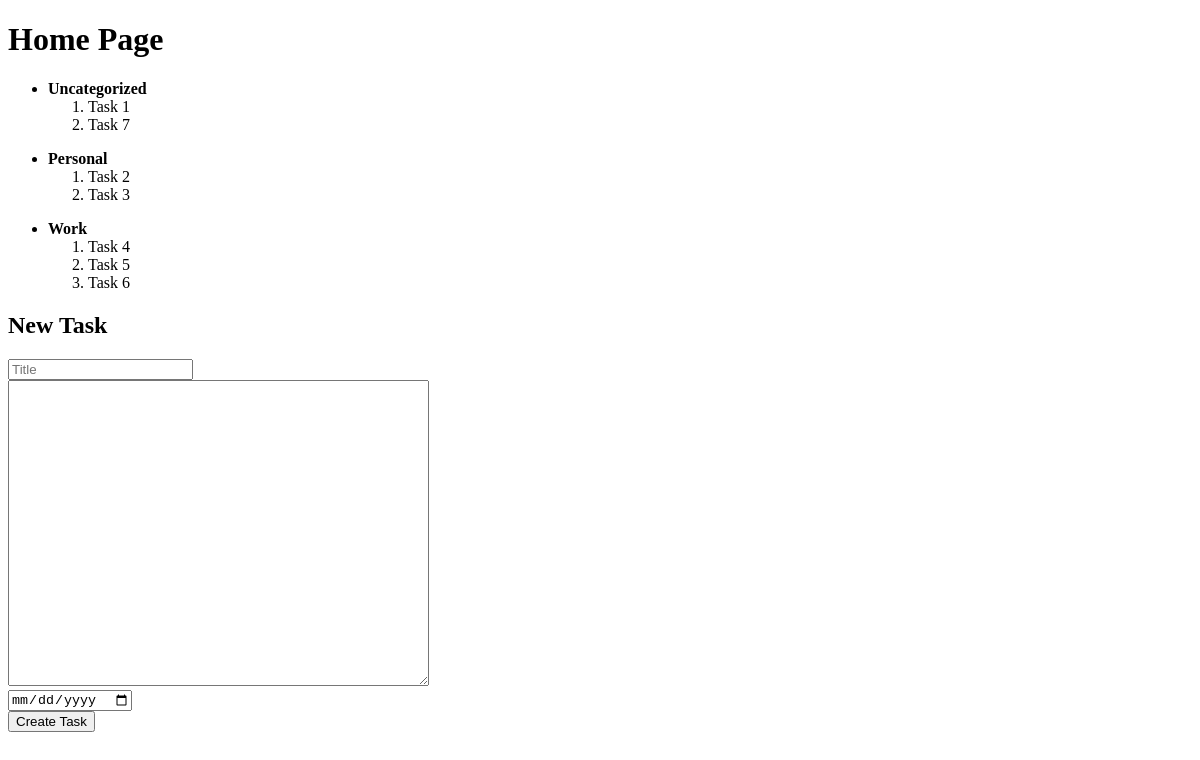
The page /home (signed in) on the database as committed earlier.
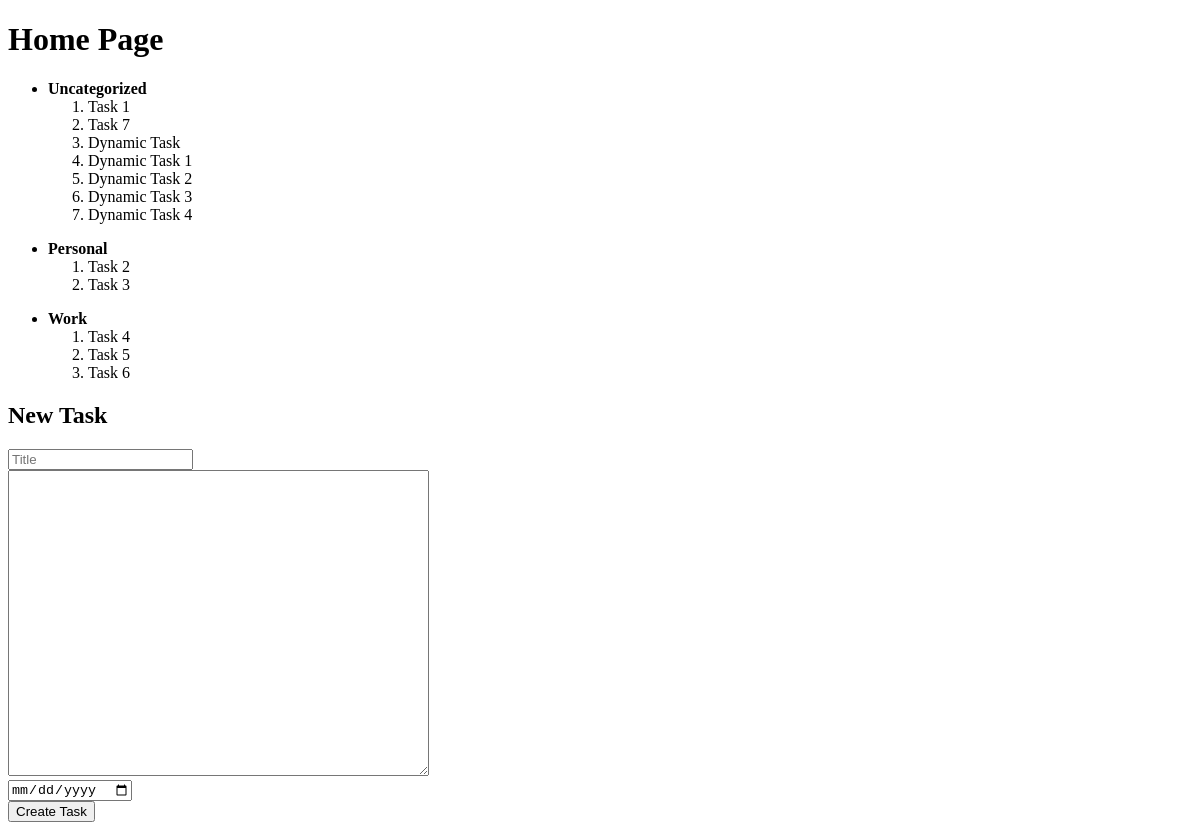
The same page on the database as committed later.
### agenda/models.py (models this page shows)
class Task(models.Model):
  title = models.CharField("title", max_length=128)
  description = models.CharField("description", max_length=512,  blank=True, null=True)
  due_date = models.DateField("due_date",  blank=True, null=True)
  completion_status = models.BooleanField("completed", default=False, blank=True)
  owner = models.ForeignKey(User, on_delete=models.CASCADE)
  group = models.ForeignKey(TaskGroup, on_delete=models.DO_NOTHING, blank=True, null=True)

class TaskGroup(models.Model):
  title = models.CharField("title", max_length=128)
  owner = models.ForeignKey(User, on_delete=models.CASCADE)

### agenda/views.py (the view)
# urls.py: path("home", views.home_view, name="home"),
@login_required(login_url="/login")
def home_view(request):
  user = request.user
  tasks = dict()
  for task in user.task_set.all():
    if task.group not in tasks:
      tasks[task.group] = list()
    tasks[task.group].append(task)
  return render(request, "agenda/home.html", {'tasks': tasks})

### agenda/templates/agenda/home.html (shortened to what this page needs)
<!DOCTYPE html>
{% load static %}
<html lang="en-US">
  <head>
  </head>
  <body>
    <h1>Home Page</h1>
    {% for group, task_list in tasks.items %}
    <ul>
      <li>
        <b>{% if group %} {{ group.title }} {% else %} Uncategorized {% endif %}</b>
        <ol>
          {% for task in task_list %}
          <li>{{ task.title }}</li>
          {% endfor %}
        </ol>
      </li>
    </ul>
    {% empty %}
    <h3>There are no tasks yet.</h3>
    {% endfor %}
    <h2>New Task</h2>
    <form id="new-task-form">
      <div>
        <input id="new-task-title-field" type="text" placeholder="Title" required>
      </div>
      <div>
        <textarea id="new-task-description-field" rows="20" cols="50"></textarea>
      </div>
      <div>
        <input id="new-task-due-date-field" type="date">
      </div>
      <input type="submit" value="Create Task">
    </form>
  </body>
</html>

Rows that differ between the two databases and show on the page:
added Task: title "Dynamic Task"
added Task: title "Dynamic Task 1"
added Task: title "Dynamic Task 2"
added Task: title "Dynamic Task 3"
added Task: title "Dynamic Task 4"
